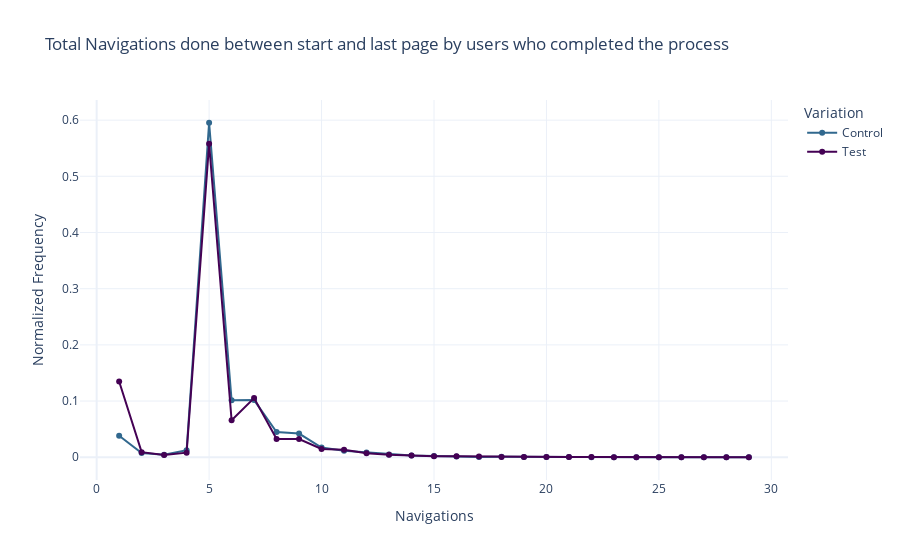

Notebook cell for this chart:
### Code cell
# Assuming df_final is already loaded and processed

# Filter the dataframe for navigations <= 30 and completion = 1
filtered_df = df_final[(df_final['navigations_bt_start_last'] <= 30) & (df_final['completion'] == 1)]

# Calculate the frequency of 'navigations_bt_start_last' for each variation
freq = filtered_df.groupby('variation')['navigations_bt_start_last'].value_counts().unstack().fillna(0)

# Normalize the frequencies
norm_freq = freq.div(freq.sum(axis=1), axis=0)

# Reset index for plotting
norm_freq = norm_freq.reset_index()

# Melt DataFrame for easier plotting
norm_freq_melted = norm_freq.melt(id_vars='variation', var_name='Navigations', value_name='Normalized Frequency')

# Define viridis-like colors for the variations
colors = {
    'Test': 'rgb(68, 1, 84)',
    'Control': 'rgb(49, 104, 142)'
}

# Create the figure
fig = go.Figure()

# Add traces for each variation
for variation in norm_freq_melted['variation'].unique():
    df_variation = norm_freq_melted[norm_freq_melted['variation'] == variation]
    fig.add_trace(go.Scatter(
        x=df_variation['Navigations'],
        y=df_variation['Normalized Frequency'],
        mode='lines+markers',
        name=variation,
        line=dict(color=colors[variation])
    ))

# Update layout
fig.update_layout(
    title='Total Navigations done between start and last page by users who completed the process',
    xaxis_title='Navigations',
    yaxis_title='Normalized Frequency',
    legend_title='Variation',
    template='plotly_white'
)

# Show plot
fig.show()

### Figure 1 — Plotly figure (JSON) as saved in the notebook; plotly's stock layout.template omitted (floating-point values rounded to 4 significant figures)
{"data": [{"line": {"color": "rgb(49, 104, 142)"}, "mode": "lines+markers", "name": "Control", "type": "scatter", "x": [1, 2, 3, 4, 5, 6, 7, 8, 9, 10, 11, 12, 13, 14, 15, 16, 17, 18, 19, 20, 21, 22, 23, 24, 25, 26, 27, 28, 29], "y": [0.03837, 0.007648, 0.004314, 0.01242, 0.5953, 0.1012, 0.1017, 0.04484, 0.04209, 0.01719, 0.01144, 0.008563, 0.004968, 0.003268, 0.002353, 0.001307, 0.0004575, 0.000719, 0.0004575, 0.0003922, 0.0003268, 0.0001307, 0.0001307, 0, 0, 6.536e-05, 0, 6.536e-05, 0.0001961]}, {"line": {"color": "rgb(68, 1, 84)"}, "mode": "lines+markers", "name": "Test", "type": "scatter", "x": [1, 2, 3, 4, 5, 6, 7, 8, 9, 10, 11, 12, 13, 14, 15, 16, 17, 18, 19, 20, 21, 22, 23, 24, 25, 26, 27, 28, 29], "y": [0.1348, 0.009056, 0.004107, 0.008214, 0.558, 0.06587, 0.1053, 0.03249, 0.03254, 0.01469, 0.01322, 0.00695, 0.004476, 0.002949, 0.001948, 0.001685, 0.001158, 0.0005792, 0.0004739, 0.0002633, 0.0003159, 0.0003159, 0.000158, 0.000158, 5.265e-05, 0, 5.265e-05, 0.000158, 0]}], "layout": {"legend": {"title": {"text": "Variation"}}, "title": {"text": "Total Navigations done between start and last page by users who completed the process"}, "xaxis": {"title": {"text": "Navigations"}}, "yaxis": {"title": {"text": "Normalized Frequency"}}}}
